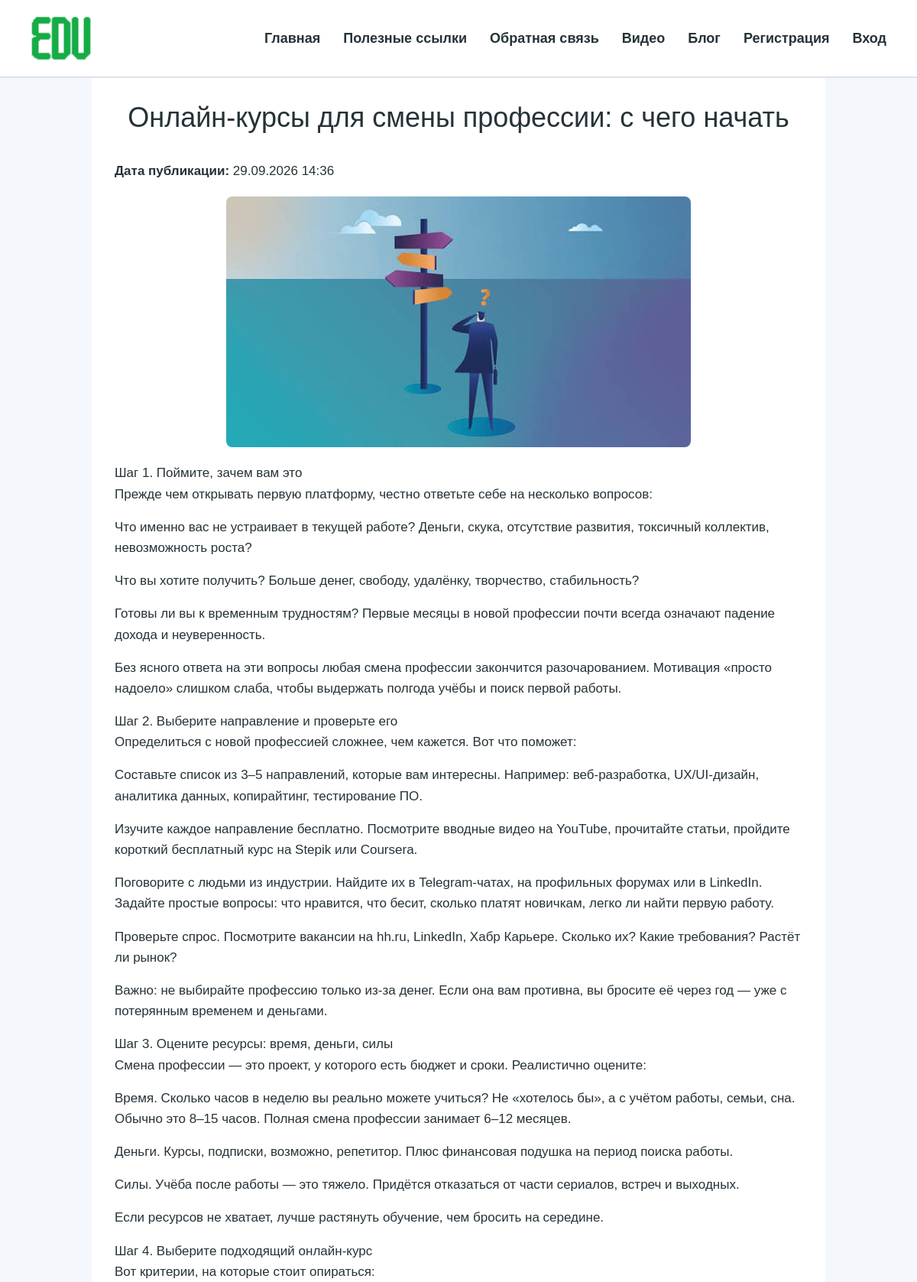
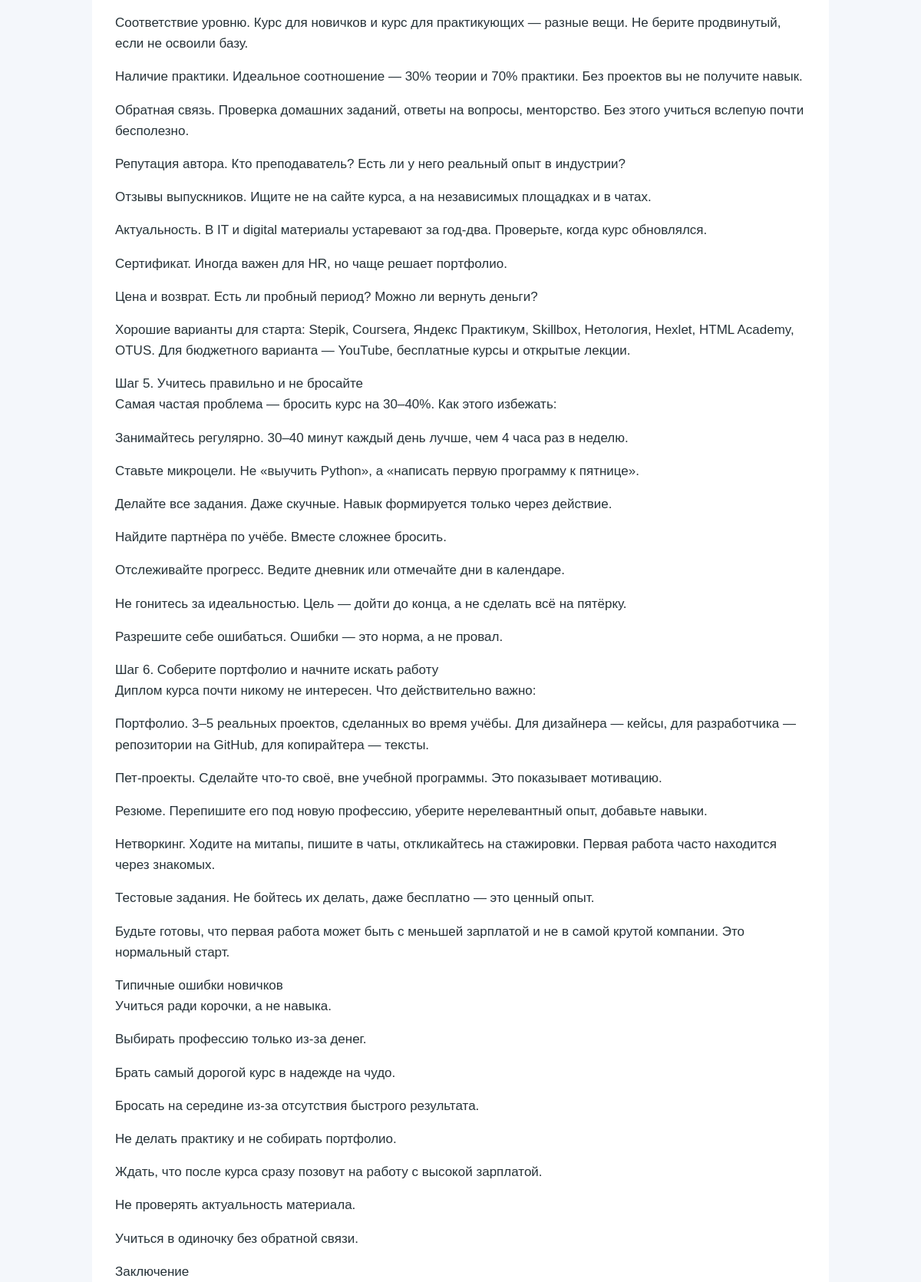
The app's page /blog/4/ (upper part) with its own data (2 pictures, top to bottom).
### app/models.py (models this page shows, shortened)
class Blog(models.Model):
    title = models.CharField(
        max_length=200,
        verbose_name="Заголовок"
    )
    description = models.CharField(
        max_length=500,
        verbose_name="Краткое содержание"
    )
    image = models.ImageField(
        upload_to="blog/",
        null=True,
        blank=True,
        verbose_name="Изображение"
    )
    content = models.TextField(
        verbose_name="Полное содержание"
    )
    posted = models.DateTimeField(
        default=datetime.now,
        db_index=True,
        verbose_name="Опубликована"
    )
    author = models.ForeignKey(
        User,
        null=True,
        blank=True,
        on_delete=models.SET_NULL,
        verbose_name="Автор"
    )

### app/views.py (the view)
# urls.py: path('blog/<int:parameter>/', views.blogpost, name='blogpost'),
def blogpost(request, parameter):
    post = get_object_or_404(Blog, id=parameter)
    comments = Comment.objects.filter(post=post).order_by('-date')
    if request.method == 'POST':
        if request.user.is_authenticated:
            form = CommentForm(request.POST)
            if form.is_valid():
                comment = form.save(commit=False)
                comment.author = request.user
                comment.post = post
                comment.save()
                return redirect('blogpost', parameter=post.id)
        else:
            form = CommentForm()
    else:
        form = CommentForm()
    return render(request, 'app/blogpost.html', {
        'title': post.title,
        'post': post,
        'comments': comments,
        'form': form
    })

### app/templates/app/blogpost.html (shortened to what this page needs)
{% extends "app/layout.html" %}
{% block content %}
<h1>{{ post.title }}</h1>
<p>
    <strong>Дата публикации:</strong>
    {{ post.posted|date:"d.m.Y H:i" }}
</p>
{% if post.image %}
    <img src="{{ post.image.url }}"
         alt="Картинка статьи блога"
         style="display: block; max-width: 100%; height: auto; margin: 20px auto; border-radius: 8px;">
{% endif %}
<div>
    {{ post.content|linebreaks }}
</div>
<br>
{% endblock %}

### app/static/app/content/style.css (style rules this page uses)
body { font-family: Arial, sans-serif; margin: 0; padding: 0; background-color: #f4f7fb; color: #263238; line-height: 1.6; }
h1 { text-align: center; font-size: 36px; margin-bottom: 35px; }
p { font-size: 17px; }

### records on screen
Blog: title "Онлайн-курсы для смены профессии: с чего начать", posted "29.09.2026 14:36", image (picture), content "Шаг 1. Поймите, зачем вам это Прежде чем открывать первую платформу, честно ответьте себе на несколько вопросов: Что именно вас не устраивает в текущей работе? Деньги, скука, отсутствие развития, токсичный коллектив, невозможность роста? Что вы хотите получить? Больше денег, свободу, удалёнку, творчество, стабильность? Готовы ли вы к временным трудностям? Первые месяцы в новой профессии почти всегда означают падение дохода и неуверенность. Без ясного ответа на эти вопросы любая смена профессии закончится разочарованием. Мотивация «просто надоело» слишком слаба, чтобы выдержать полгода учёбы и поиск первой работы. Шаг 2. Выберите направление и проверьте его Определиться с новой профессией…"
